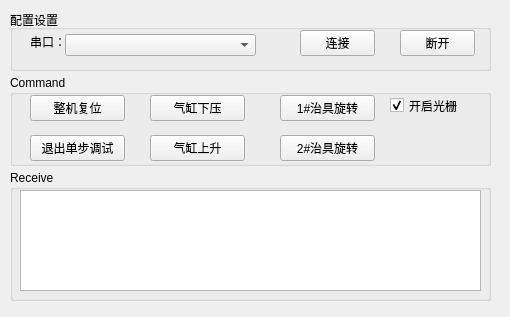
<?xml version="1.0" encoding="UTF-8"?>
<ui version="4.0">
 <class>widget</class>
 <widget class="QWidget" name="widget">
  <property name="geometry">
   <rect>
    <x>0</x>
    <y>0</y>
    <width>510</width>
    <height>317</height>
   </rect>
  </property>
  <property name="minimumSize">
   <size>
    <width>510</width>
    <height>317</height>
   </size>
  </property>
  <property name="maximumSize">
   <size>
    <width>562</width>
    <height>358</height>
   </size>
  </property>
  <property name="windowTitle">
   <string>Tool</string>
  </property>
  <property name="styleSheet">
   <string notr="true">
QPushButton:hover{
	background-color: rgb(196, 204, 255);
}
QComboBox:hover{
background-color: rgb(196, 204, 255);
}</string>
  </property>
  <widget class="QGroupBox" name="groupBox">
   <property name="geometry">
    <rect>
     <x>10</x>
     <y>10</y>
     <width>481</width>
     <height>61</height>
    </rect>
   </property>
   <property name="title">
    <string>配置设置</string>
   </property>
   <widget class="QLabel" name="label_3">
    <property name="geometry">
     <rect>
      <x>20</x>
      <y>24</y>
      <width>60</width>
      <height>16</height>
     </rect>
    </property>
    <property name="text">
     <string>串口：</string>
    </property>
   </widget>
   <widget class="QComboBox" name="comboBox">
    <property name="geometry">
     <rect>
      <x>55</x>
      <y>24</y>
      <width>191</width>
      <height>22</height>
     </rect>
    </property>
   </widget>
   <widget class="QPushButton" name="pushButton">
    <property name="geometry">
     <rect>
      <x>290</x>
      <y>20</y>
      <width>75</width>
      <height>26</height>
     </rect>
    </property>
    <property name="text">
     <string>连接</string>
    </property>
   </widget>
   <widget class="QPushButton" name="pushBautton_2">
    <property name="geometry">
     <rect>
      <x>390</x>
      <y>20</y>
      <width>75</width>
      <height>26</height>
     </rect>
    </property>
    <property name="text">
     <string>断开</string>
    </property>
   </widget>
  </widget>
  <widget class="QGroupBox" name="groupBox_2">
   <property name="geometry">
    <rect>
     <x>10</x>
     <y>75</y>
     <width>481</width>
     <height>91</height>
    </rect>
   </property>
   <property name="title">
    <string>Command</string>
   </property>
   <widget class="QPushButton" name="pushButton_2">
    <property name="geometry">
     <rect>
      <x>20</x>
      <y>20</y>
      <width>95</width>
      <height>26</height>
     </rect>
    </property>
    <property name="text">
     <string>整机复位</string>
    </property>
   </widget>
   <widget class="QPushButton" name="pushButton_3">
    <property name="geometry">
     <rect>
      <x>140</x>
      <y>20</y>
      <width>95</width>
      <height>26</height>
     </rect>
    </property>
    <property name="text">
     <string>气缸下压</string>
    </property>
   </widget>
   <widget class="QPushButton" name="pushButton_4">
    <property name="geometry">
     <rect>
      <x>270</x>
      <y>20</y>
      <width>95</width>
      <height>26</height>
     </rect>
    </property>
    <property name="text">
     <string>1#治具旋转</string>
    </property>
   </widget>
   <widget class="QPushButton" name="pushButton_6">
    <property name="geometry">
     <rect>
      <x>20</x>
      <y>60</y>
      <width>95</width>
      <height>26</height>
     </rect>
    </property>
    <property name="text">
     <string>退出单步调试</string>
    </property>
   </widget>
   <widget class="QPushButton" name="pushButton_7">
    <property name="geometry">
     <rect>
      <x>140</x>
      <y>60</y>
      <width>95</width>
      <height>26</height>
     </rect>
    </property>
    <property name="text">
     <string>气缸上升</string>
    </property>
   </widget>
   <widget class="QPushButton" name="pushButton_8">
    <property name="geometry">
     <rect>
      <x>270</x>
      <y>60</y>
      <width>95</width>
      <height>26</height>
     </rect>
    </property>
    <property name="text">
     <string>2#治具旋转</string>
    </property>
   </widget>
   <widget class="QCheckBox" name="checkBox">
    <property name="geometry">
     <rect>
      <x>380</x>
      <y>20</y>
      <width>85</width>
      <height>21</height>
     </rect>
    </property>
    <property name="text">
     <string>开启光栅</string>
    </property>
    <property name="checked">
     <bool>true</bool>
    </property>
   </widget>
  </widget>
  <widget class="QGroupBox" name="groupBox_3">
   <property name="geometry">
    <rect>
     <x>10</x>
     <y>170</y>
     <width>481</width>
     <height>131</height>
    </rect>
   </property>
   <property name="title">
    <string>Receive</string>
   </property>
   <widget class="QTextEdit" name="textEdit">
    <property name="geometry">
     <rect>
      <x>10</x>
      <y>20</y>
      <width>461</width>
      <height>101</height>
     </rect>
    </property>
    <property name="readOnly">
     <bool>true</bool>
    </property>
   </widget>
  </widget>
 </widget>
 <resources/>
 <connections/>
</ui>
